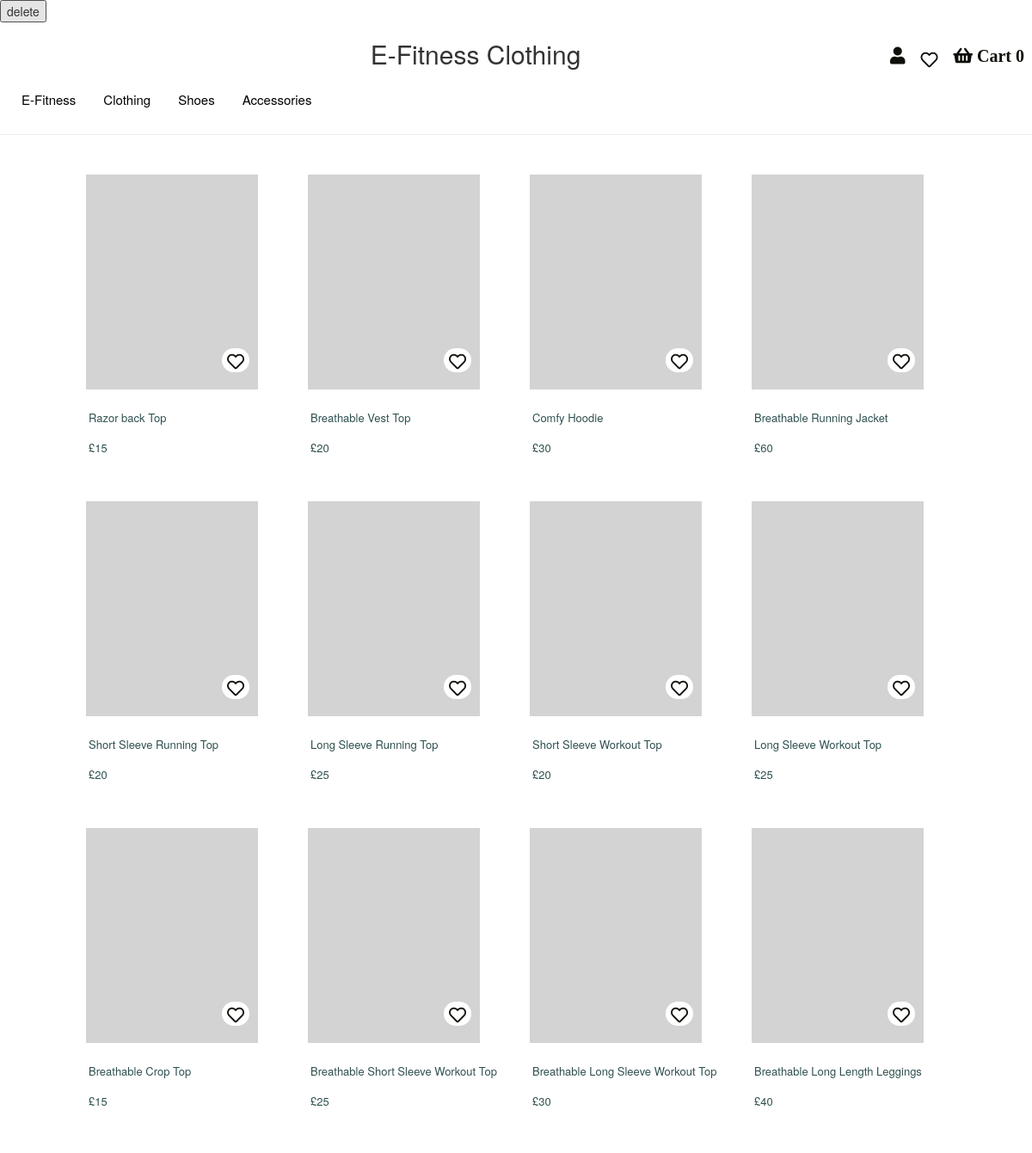
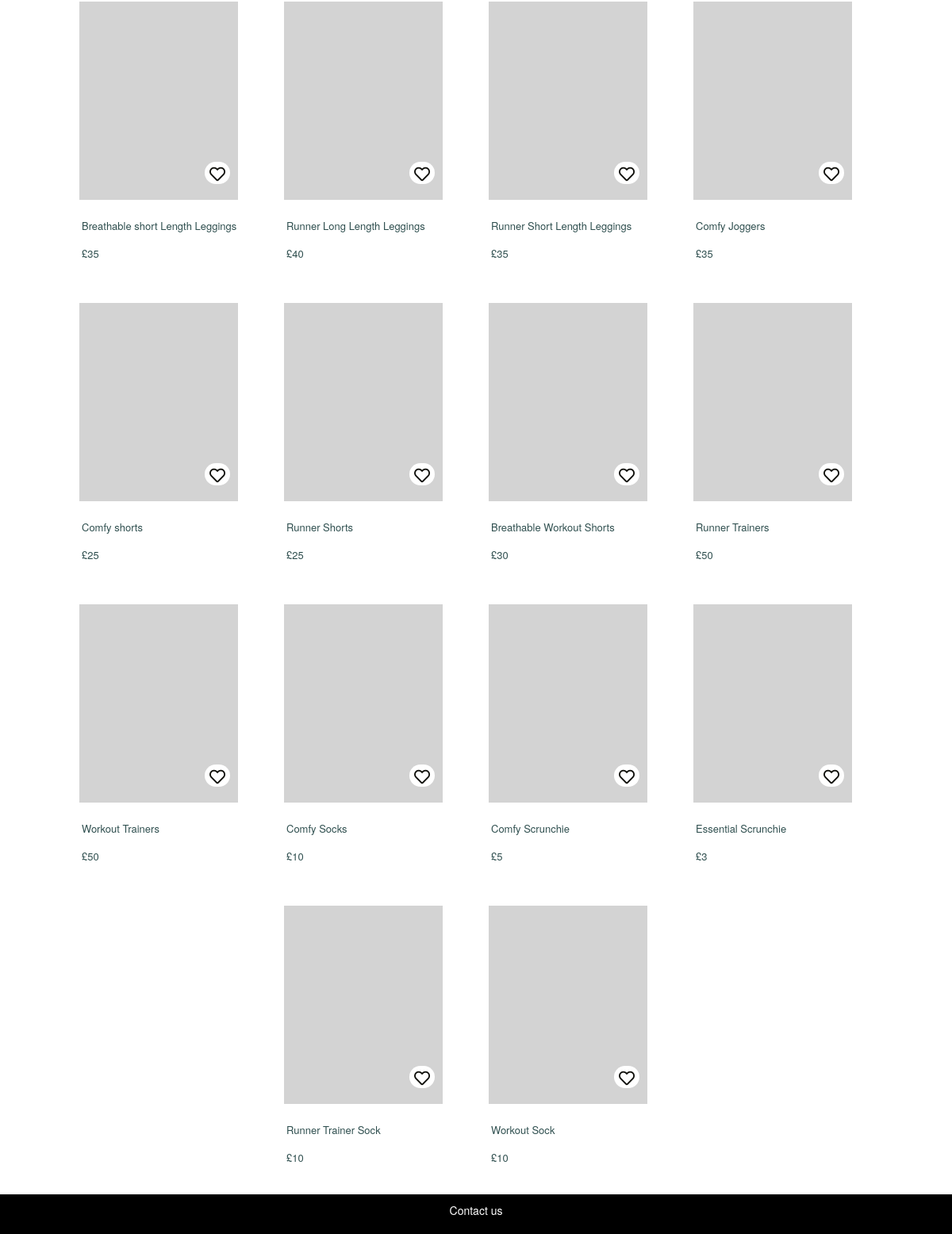
The page /Clothing.php on the database its author committed (2 pictures, top to bottom).
### tables this page shows
CREATE TABLE `product` (
  `productID` int(11) DEFAULT NULL,
  `productname` varchar(255) DEFAULT NULL,
  `description` varchar(255) DEFAULT NULL,
  `producttype` varchar(50) DEFAULT NULL,
  `price` varchar(50) DEFAULT NULL
);

### Clothing.php (the view, shortened to what this page needs)
<?PHP
include('connect.php');
$sql = "SELECT * from product";
$result = mysqli_query($conn,$sql);
?>
<!DOCTYPE html>
<html lang="en" xmlns="http://www.w3.org/1999/xhtml">
<head>
  <link rel="stylesheet" href="StyleSheet1.css" />
<link rel="stylesheet" href="https://use.fontawesome.com/releases/v5.7.0/css/all.css">
</head>
<body>
<form action="" method="post">
	<button name="delete" >delete</button>
	</form>
	<div class="wrapper">
	<?php
	while ($row = mysqli_fetch_array($result)){
	?>
	   <form action="" method="post">
			<div class="flex_container">
				 <div class="productimage">
					 <button class="heart-button" name="favourite"><i class="far fa-heart"></i></button>
				 </div>
				 <div class="productinfo">
					<?php echo"<a href=\"ProductView.php?id=$row[productname]\"> $row[productname]</a>"?><br>
					<?php echo"<a href=\"ProductView.php?id=$row[productname]\"> &pound$row[price]</a>"?>
				</div>
			</div>
		</form>
	<?php
	}
	?>
	</div>
    <footer>
        <p>Contact us</p>
    </footer>
</body>
</html>

### StyleSheet1.css (style rules this page uses)
.wrapper { display: inline-flex; flex-direction: row; flex-wrap: wrap; justify-content: center; margin: 10px 60px 0 60px; flex-basis: 100px; padding: 0; }
button > span, p { display: flex; flex-direction: row; color: white; justify-content: center; }
header { overflow: hidden; background-color: white; }
header a { float: right; display: block; color: black; text-align: center; padding: 9px; text-decoration: none; }
.nav { background-color: white; color: black; margin: 5px 0px 0px 10px; }
.nav li a { color: black; font-size: 15px; }
.text-center { margin:0px 0px 0px 80px; }
.flex_container { display: inline-flex; flex-direction: column; margin: 10px; }
.flex_container > .productimage { flex-basis: 250px; width: 200px; height: 300px; margin: 6px; text-align: center; position: relative; background-color:lightgray; }
.flex_container > .productinfo { width: 220px; height: 80px; margin: 9px; line-height: 35px; font-size: 13px; }
.productinfo a { color: darkslategrey; text-decoration: none; }
footer { background-color: black; text-align: center; padding: 10px; color: white; }
.fa, fa-shopping-basket { color: #0f0f0a; font-size: 20px; }
.heart-button { border-radius: 15px; border: none; background-color: white; position: absolute; bottom: 20px; right: 10px; }
.far, fa-heart { color: white; fill: white; font-size: 20px; margin-top: 25%; }
.fa-heart { color: #0f0f0a; font-size: 20px; }
.fas, fa-user { color: #0f0f0a; font-size: 20px; }

### rows shown on the page
product: productname "Razor back Top", price "15"
product: productname "Breathable Vest Top", price "20"
product: productname "Comfy Hoodie", price "30"
product: productname "Breathable Running Jacket", price "60"
product: productname "Short Sleeve Running Top", price "20"
product: productname "Long Sleeve Running Top", price "25"
product: productname "Short Sleeve Workout Top", price "20"
product: productname "Long Sleeve Workout Top", price "25"
product: productname "Breathable Crop Top", price "15"
product: productname "Breathable Short Sleeve Workout Top", price "25"
product: productname "Breathable Long Sleeve Workout Top", price "30"
product: productname "Breathable Long Length Leggings", price "40"
product: productname "Breathable short Length Leggings", price "35"
product: productname "Runner Long Length Leggings", price "40"
product: productname "Runner Short Length Leggings", price "35"
product: productname "Comfy Joggers", price "35"
product: productname "Comfy shorts", price "25"
product: productname "Runner Shorts", price "25"
product: productname "Breathable Workout Shorts", price "30"
product: productname "Runner Trainers", price "50"
product: productname "Workout Trainers", price "50"
product: productname "Comfy Socks", price "10"
product: productname "Comfy Scrunchie", price "5"
product: productname "Essential Scrunchie", price "3"
product: productname "Runner Trainer Sock", price "10"
product: productname "Workout Sock", price "10"
